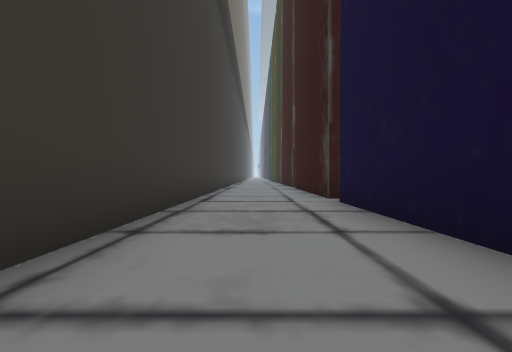
View 1 (above)

13 first-person views from a walk through a Unity game level. The camera is 0.23 m above the floor, looks level and sees 80° across. The floor is counted in squares, 0.5 m on a side. Each view is taken from the middle of a square. On the plan, view 1 faces up. The plan holds only what a view shows up to about 9 squares ahead; the rest is blank. The place goes on beyond the plan.

View 2
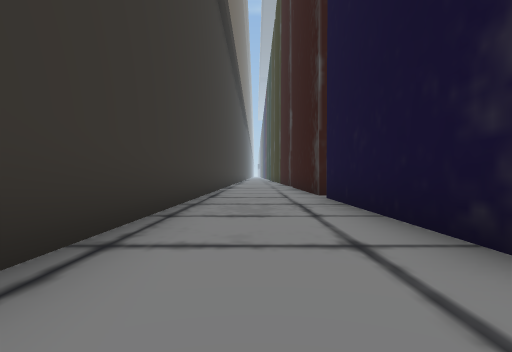

View 3
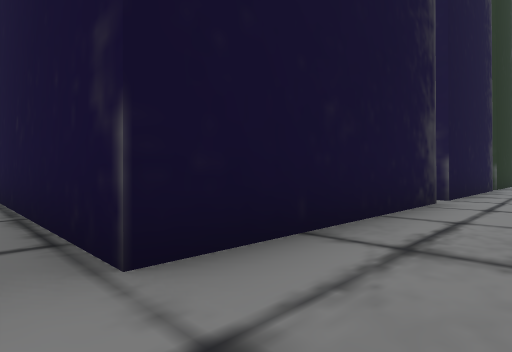

View 4
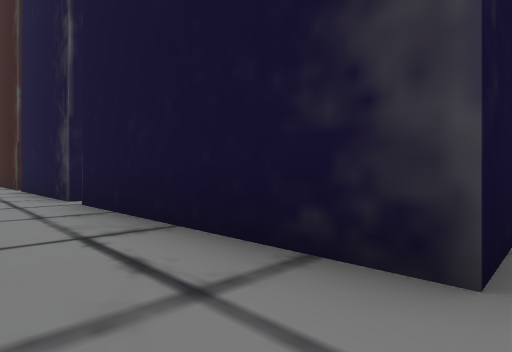

View 5
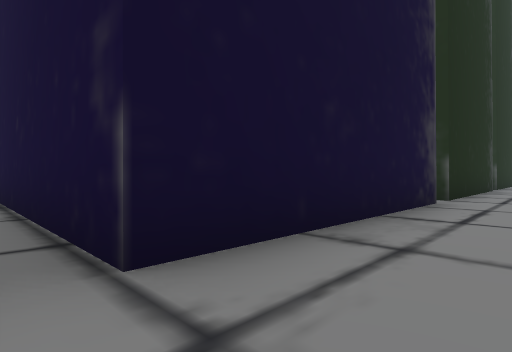

View 6
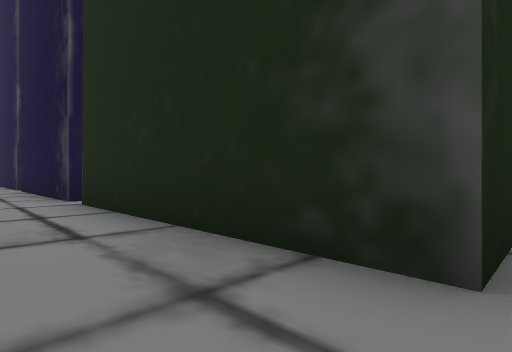

View 7
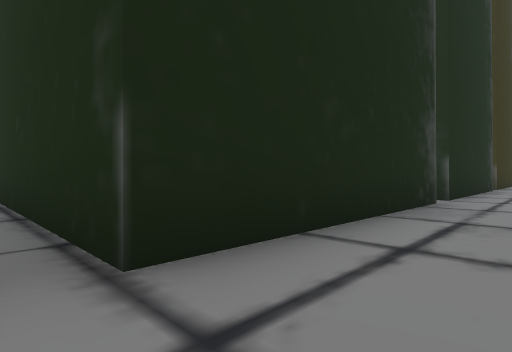

View 8
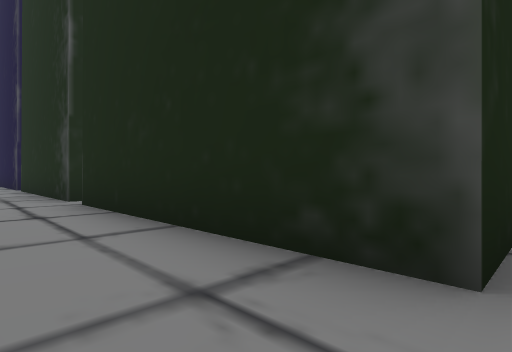

View 9
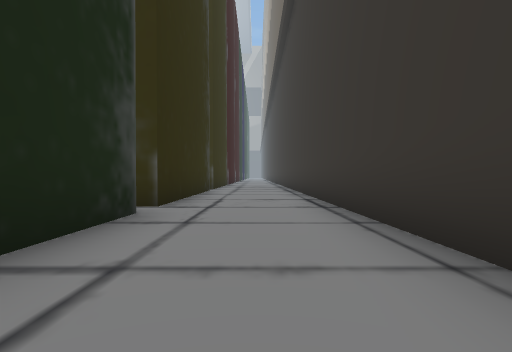

View 10
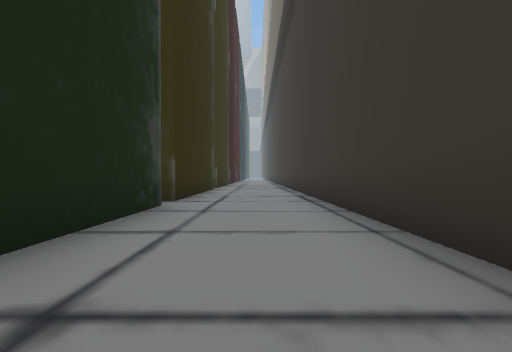

View 11
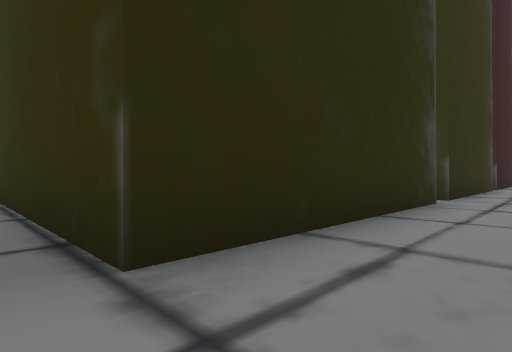

View 12
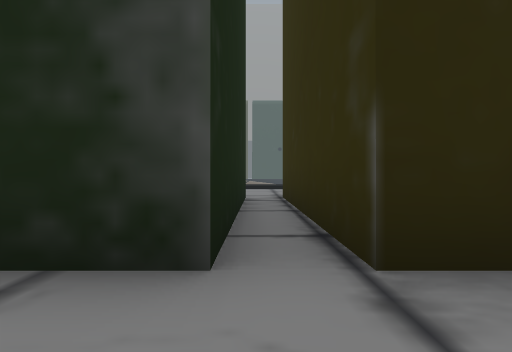

View 13
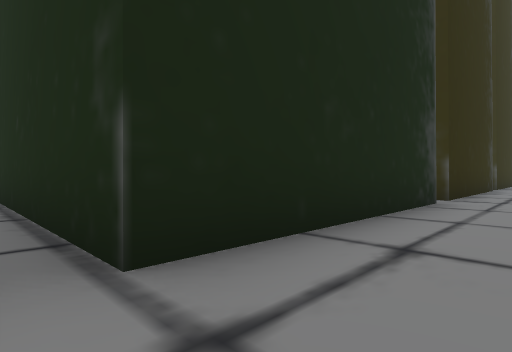

### Floor plan
Key: @ floor where view 1 was taken; # wall or solid block; . floor; O other object.
Columns run from 1 left of view 1 to 8 right of it. Each row starts with its distance up from view 1.
  9 #.OO
  8 #.OO
  7 #.OO
  6 #..O
  5 #.OOOOOOO
  4 #.OO
  3 #.OO
  2 #.OO
  1 #.OO
  0  @.O
 -1  .OOOOOOO
 -2  .OO
 -3  .OO
 -4  .OO
 -5  .OO
 -6  ..OO
 -7  .OOOOOOO
 -8  .OO
 -9  .OO
-10  .OO
-11  .OO
-12  ..OO
-13  .OOOOOOO
-14  .O
-15 #.OO
-16 #.OO
-17 #.OO
-18 #..OOOOO..
-19 #.OOOOOOO.
-20 #.O
-21 #.OO
-22 #.OO
-23 #.OO

Where each view was taken, in squares from view 1:
view 1: 0 up, 0 right, facing up
view 2: 1 down, 0 right, facing up
view 3: 6 up, 0 right, facing down-right
view 4: 6 down, 0 right, facing up-right
view 5: 0 up, 0 right, facing down-right
view 6: 12 down, 0 right, facing up-right
view 7: 6 down, 0 right, facing down-right
view 8: 18 down, 0 right, facing up-right
view 9: 14 down, 0 right, facing down
view 10: 13 down, 0 right, facing down
view 11: 18 down, 0 right, facing down-right
view 12: 18 down, 0 right, facing right
view 13: 12 down, 0 right, facing down-right
